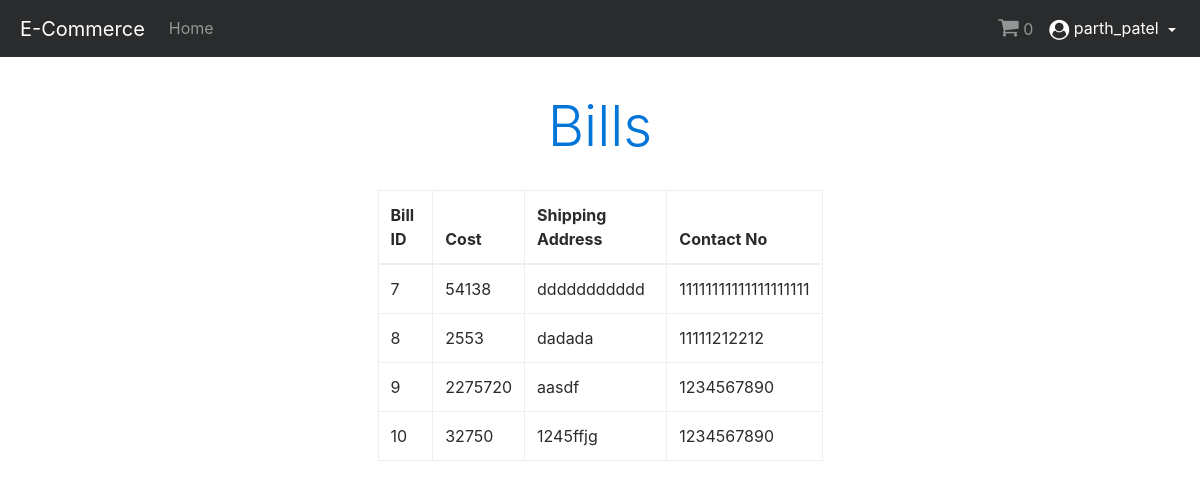
Screenshot of /purchase_history.php (signed in) with the database file from the repository.
### tables this page shows
CREATE TABLE `bills` (
  `bill_id` int(11) NOT NULL,
  `bill_total` int(11) NOT NULL,
  `bill_user_name` varchar(255) NOT NULL,
  `bill_contact_no` varchar(20) NOT NULL,
  `bill_shipping_address` varchar(255) NOT NULL
);

### purchase_history.php (the view, shortened to what this page needs)
<?php
include "includes/db.php";
?>
<!DOCTYPE html>
<html lang="en">
<head>
    <link rel="stylesheet" href="https://cdnjs.cloudflare.com/ajax/libs/font-awesome/4.7.0/css/font-awesome.min.css">
    <link rel="stylesheet" href="css/bootstrap.css">
    <link rel="stylesheet" href="css/align.css">
</head>
<body>
<?php include "includes/nav.php"; ?>
<div class="dividerInitial"></div>
<h4 class="display-4 text-primary text-center"
    style="margin: 32px;">
    Bills
</h4>
<div class="container">
    <div class="row justify-content-center">
        <div class="col-lg-5 col-md-6 col-sm-8 col-10">
            <table class="table table-bordered table-responsive table-hover">
                <thead>
                <tr>
                    <th>Bill ID</th>
                    <th>Cost</th>
                    <th>Shipping Address</th>
                    <th>Contact No</th>
                </tr>
                </thead>
                <tbody>
                <?php
                $sql = "SELECT * FROM bills WHERE bill_user_name='$user_name'";
                $result = mysqli_query($connection, $sql);
                while ( $bill = mysqli_fetch_assoc($result) ) { ?>
                    <tr>
                        <td><?php echo $bill['bill_id']; ?></td>
                        <td><?php echo $bill['bill_total']; ?></td>
                        <td><?php echo $bill['bill_shipping_address']; ?></td>
                        <td><?php echo $bill['bill_contact_no']; ?></td>
                    </tr>
                <?php } ?>
                </tbody>
            </table>
        </div>
    </div>
</div>
<div class="divider"></div>
</body>
</html>

### css/align.css (style rules this page uses)
.dividerInitial { height: 4rem; }
div.divider { height: 4rem; }

### rows the page displays
bills: bill_id "7", bill_total "54138", bill_shipping_address "ddddddddddd", bill_contact_no "11111111111111111111"
bills: bill_id "8", bill_total "2553", bill_shipping_address "dadada", bill_contact_no "11111212212"
bills: bill_id "9", bill_total "2275720", bill_shipping_address "aasdf", bill_contact_no "1234567890"
bills: bill_id "10", bill_total "32750", bill_shipping_address "1245ffjg", bill_contact_no "1234567890"

### other values shown
mysqli_fetch_row($result)[0] "0"
$_SESSION['user_name'] "parth_patel"
